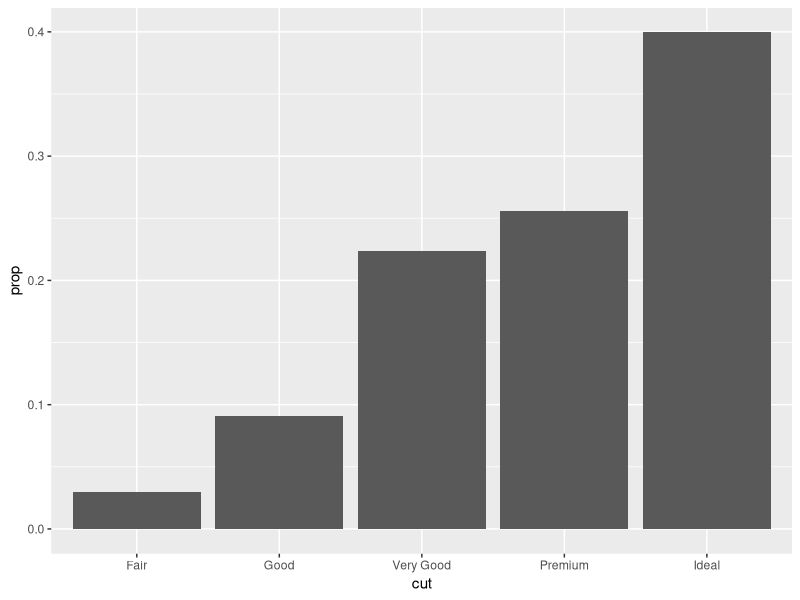
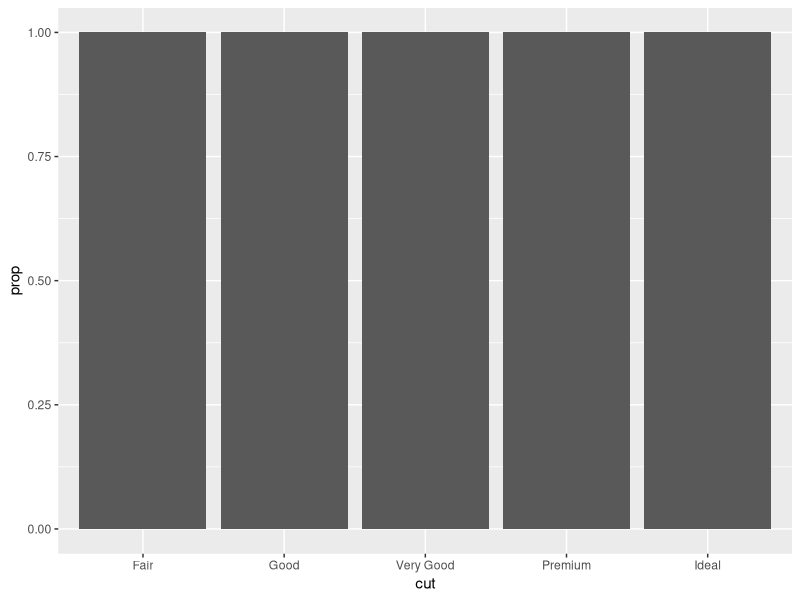
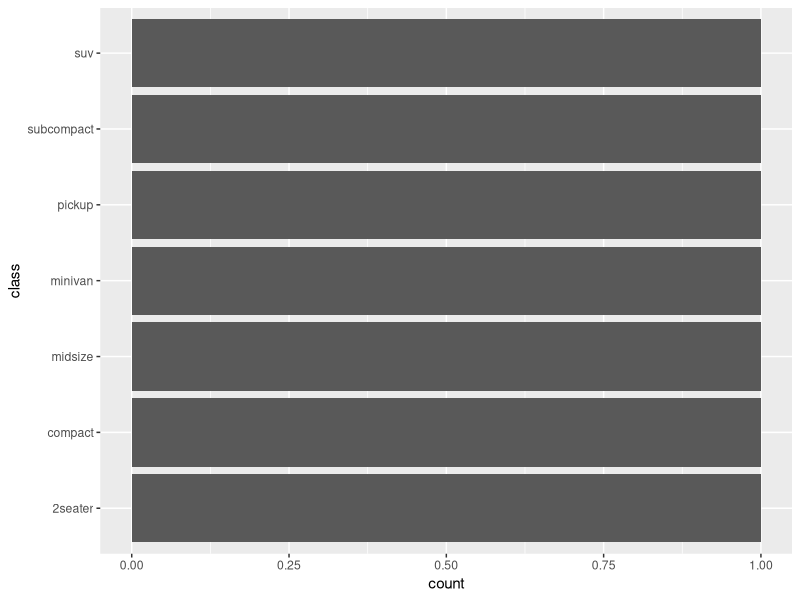
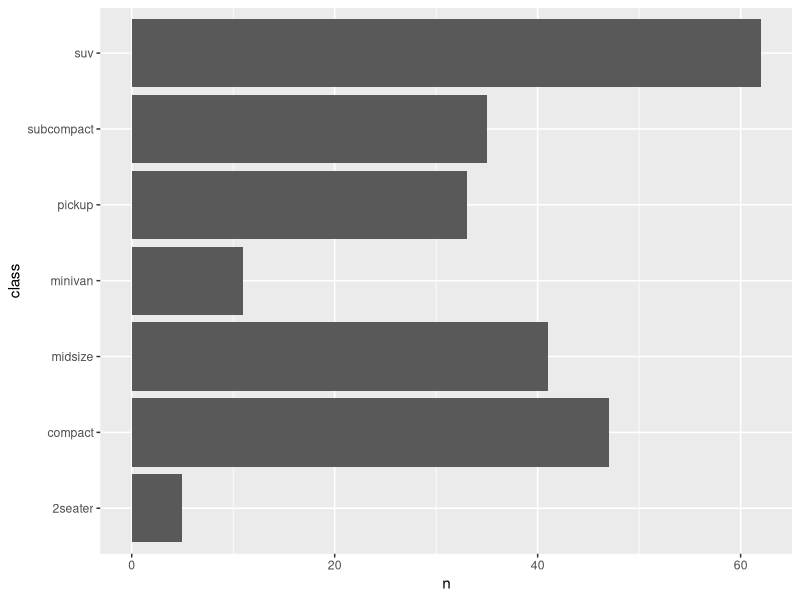
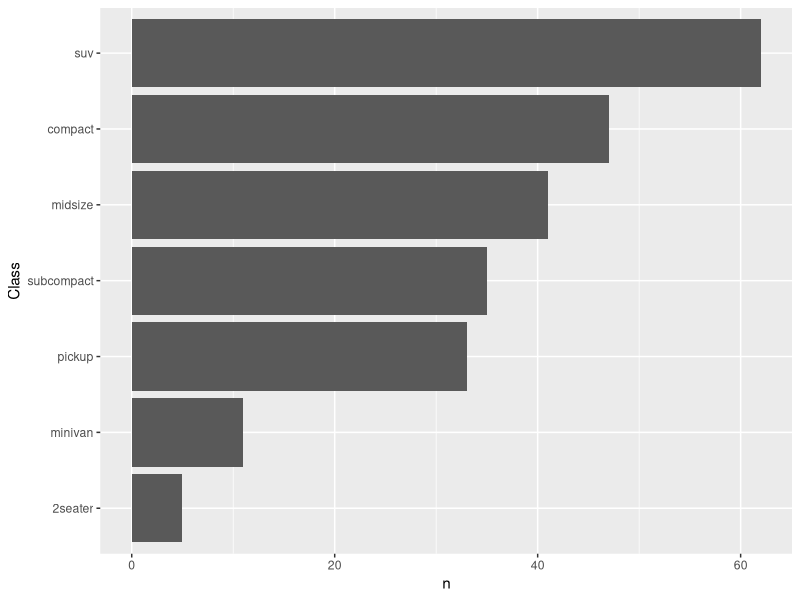

Write the R code that produced these figures, in order. (Note: this script raises an error after producing the figures.)
library(tidyverse)

# proportion bar chart
ggplot(data = diamonds,
       mapping = aes(x = cut,
                     y = after_stat(prop),
                     group = 1) ) +
  geom_bar()

# mistake: forgetting group = 1 within
ggplot(data = diamonds,
       mapping = aes(x = cut,
                     y = after_stat(prop)
                     ) ) +
  geom_bar()




# geom_col() --------------------------------------------------------------
mpg <- mpg
df <- mpg |> 
  count(class)

ggplot(data = df,
       mapping = aes(y = class)) +
  geom_bar()

ggplot(data = df,
       mapping = aes(y = class,
                     x = n)) +
  geom_col()


# sorted bar chart with geom_col() and fct_reorder(CATEGORICAL, NUMERICAL)

ggplot(data = df,
       mapping = aes(x = n,
                     y = fct_reorder(class, n) )) +
  geom_col() +
  labs(y = "Class")


diamonds <- diamonds




# classwork 12 - dist plot ------------------------------------------------

flights <- flights


ggplot(data = flights,
       mapping = aes(x = air_time)) +
  geom_histogram(binwidth = 1)

ggplot(data = flights,
       mapping = aes(x = air_time)) +
  geom_bar()







top5_n <- flights |> 
  count(carrier)

top5_n <- flights |> 
  count(carrier) |> 
  arrange(-n)

top5_n <- flights |> 
  count(carrier) |> 
  arrange(-n) |> 
  head(5)

top5_carriers <- flights |> 
  filter(carrier == "UA" |
           carrier == "B6" |
           carrier == "EV" |
           carrier == "DL" |
           carrier == "AA" ) 

nrow(top5_carriers) / nrow(flights)



# q1e

# Provide ggplot() code to describe 
# the distribution of carrier using the top5_carriers data.frame.

ggplot(data = top5_carriers,
       mapping = aes(x = carrier)) +
  geom_histogram()

ggplot(data = top5_carriers,
       mapping = aes(x = carrier)) +
  geom_boxplot()

# best
ggplot(data = top5_carriers,
       mapping = aes(y = carrier)) +
  geom_bar()




# q1f
# stacked bar chart
ggplot(data = top5_carriers,
       mapping = aes(y = carrier,
                     fill = origin)) +
  geom_bar()

# correct y- and fill- mappings 
ggplot(data = top5_carriers,
       mapping = aes(y = origin,
                     fill = carrier)) +
  geom_bar()


# 100% stacked bar chart
ggplot(data = top5_carriers,
       mapping = aes(y = origin,
                     fill = carrier)) +
  geom_bar(position = "fill")


# clustered bar chart
ggplot(data = top5_carriers,
       mapping = aes(y = origin,
                     fill = carrier)) +
  geom_bar(position = "dodge")


ggplot(data = top5_carriers,
       mapping = aes(y = carrier)) +
  geom_bar() +
  facet_wrap(~origin)



ggplot(data = top5_n,
       mapping = aes(x = n,
                     y = carrier)) +
  geom_col()

ggplot(data = top5_n,
       mapping = aes(x = n,
                     y =fct_reorder(carrier, n))) +
  geom_col()


carrier_per_origin <- flights |> 
  count(origin, carrier) |> 
  arrange(origin, -n)
